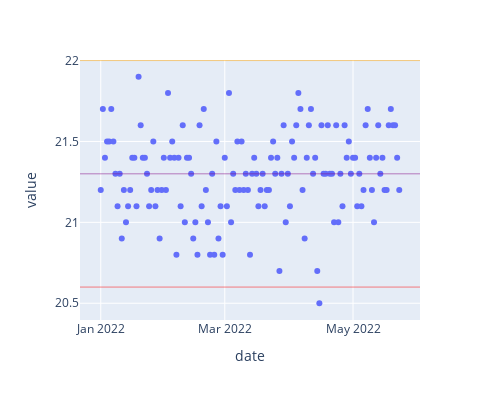

This figure's notebook cell:
### Code cell
# plotly
fig = px.scatter(df_ins_A, x='date', y='value', width=500, height=400)
fig.add_hline(y=df_ins_A['lower_spec'].iloc[-1], line_color='red', line_width=0.5)
fig.add_hline(y=df_ins_A['target'].iloc[-1], line_color='purple', line_width=0.5)
fig.add_hline(y=df_ins_A['upper_spec'].iloc[-1], line_color='orange', line_width=0.5)
fig.show()

### Figure 1 — Plotly figure (JSON) as saved in the notebook; plotly's stock layout.template omitted (floating-point values rounded to 4 significant figures; data arrays with more than 128 entries replaced by an {"elided": "..."} marker saying what was removed)
{"data": [{"hovertemplate": "date=%{x}<br>value=%{y}<extra></extra>", "legendgroup": "", "marker": {"color": "#636efa", "symbol": "circle"}, "mode": "markers", "name": "", "orientation": "v", "showlegend": false, "type": "scatter", "x": {"elided": "143 str values"}, "xaxis": "x", "y": {"elided": "143 float values"}, "yaxis": "y"}], "layout": {"height": 400, "legend": {"tracegroupgap": 0}, "margin": {"t": 60}, "shapes": [{"line": {"color": "red", "width": 0.5}, "type": "line", "x0": 0, "x1": 1, "xref": "x domain", "y0": 20.6, "y1": 20.6, "yref": "y"}, {"line": {"color": "purple", "width": 0.5}, "type": "line", "x0": 0, "x1": 1, "xref": "x domain", "y0": 21.3, "y1": 21.3, "yref": "y"}, {"line": {"color": "orange", "width": 0.5}, "type": "line", "x0": 0, "x1": 1, "xref": "x domain", "y0": 22, "y1": 22, "yref": "y"}], "width": 500, "xaxis": {"anchor": "y", "domain": [0, 1], "title": {"text": "date"}}, "yaxis": {"anchor": "x", "domain": [0, 1], "title": {"text": "value"}}}}
